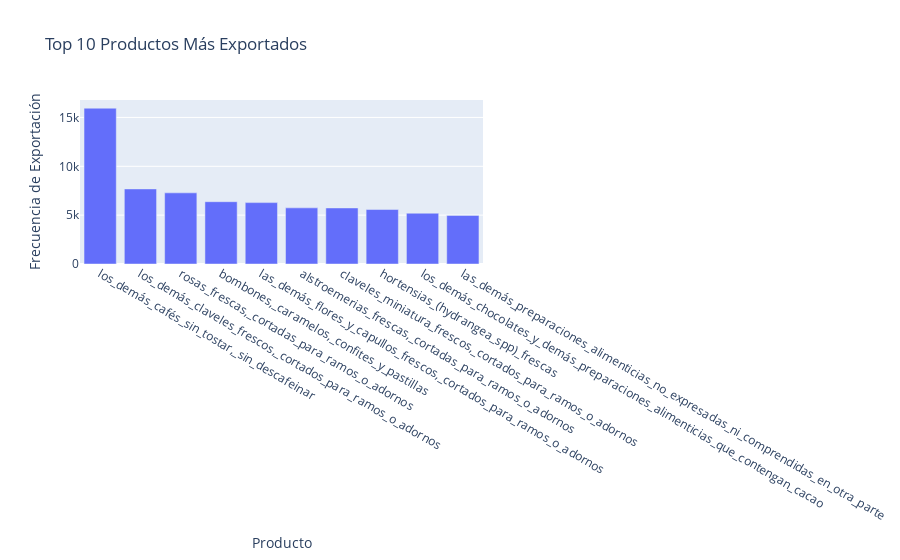

The notebook cell saved with this chart:
### Code cell
# Top 10 Productos más exportados

top_productos = data['descripcion_partida10_dig'].value_counts().nlargest(10).reset_index()
top_productos.columns = ['descripcion_partida10_dig', 'frecuencia']
total_exportaciones = top_productos['frecuencia'].sum()
top_productos['porcentaje'] = (top_productos['frecuencia'] / total_exportaciones) * 100

fig = px.bar(
    top_productos, 
    x='descripcion_partida10_dig', 
    y='frecuencia', 
    title='Top 10 Productos Más Exportados',
    labels={'descripcion_partida10_dig': 'Producto', 'frecuencia': 'Frecuencia de Exportación'},
    height=800,
    hover_data={'porcentaje': ':.2f'}  # Mostrar el porcentaje con 2 decimales
)

fig.update_layout(showlegend=False)
fig.update_traces(
    hovertemplate="<b>%{x}</b><br>Frecuencia: %{y}<br>Porcentaje: %{customdata[0]:.2f}%"
)

fig.show()

### Figure 1 — Plotly figure (JSON) as saved in the notebook; plotly's stock layout.template omitted (floating-point values rounded to 4 significant figures)
{"data": [{"alignmentgroup": "True", "customdata": [[22.52], [10.85], [10.29], [9.006], [8.873], [8.115], [8.103], [7.876], [7.341], [7.024]], "hovertemplate": "<b>%{x}</b><br>Frecuencia: %{y}<br>Porcentaje: %{customdata[0]:.2f}%", "legendgroup": "", "marker": {"color": "#636efa", "pattern": {"shape": ""}}, "name": "", "offsetgroup": "", "orientation": "v", "showlegend": false, "textposition": "auto", "type": "bar", "x": ["los_demás_cafés_sin_tostar,_sin_descafeinar", "los_demás_claveles_frescos,_cortados_para_ramos_o_adornos", "rosas_frescas,_cortadas_para_ramos_o_adornos", "bombones,_caramelos,_confites_y_pastillas", "las_demás_flores_y_capullos_frescos,_cortados_para_ramos_o_adornos", "alstroemerias_frescas,_cortadas_para_ramos_o_adornos", "claveles_miniatura_frescos,_cortados_para_ramos_o_adornos", "hortensias_(hydrangea_spp)_frescas", "los_demás_chocolates_y_demás_preparaciones_alimenticias_que_contengan_cacao", "las_demás_preparaciones_alimenticias_no_expresadas_ni_comprendidas_en_otra_parte"], "xaxis": "x", "y": [15946, 7683, 7282, 6376, 6282, 5745, 5737, 5576, 5197, 4973], "yaxis": "y"}], "layout": {"autosize": true, "barmode": "relative", "legend": {"tracegroupgap": 0}, "showlegend": false, "title": {"text": "Top 10 Productos Más Exportados"}, "xaxis": {"anchor": "y", "autorange": true, "domain": [0, 1], "range": [-0.5, 9.5], "title": {"text": "Producto"}, "type": "category"}, "yaxis": {"anchor": "x", "autorange": true, "domain": [0, 1], "range": [0, 16790.0], "title": {"text": "Frecuencia de Exportación"}, "type": "linear"}}}
